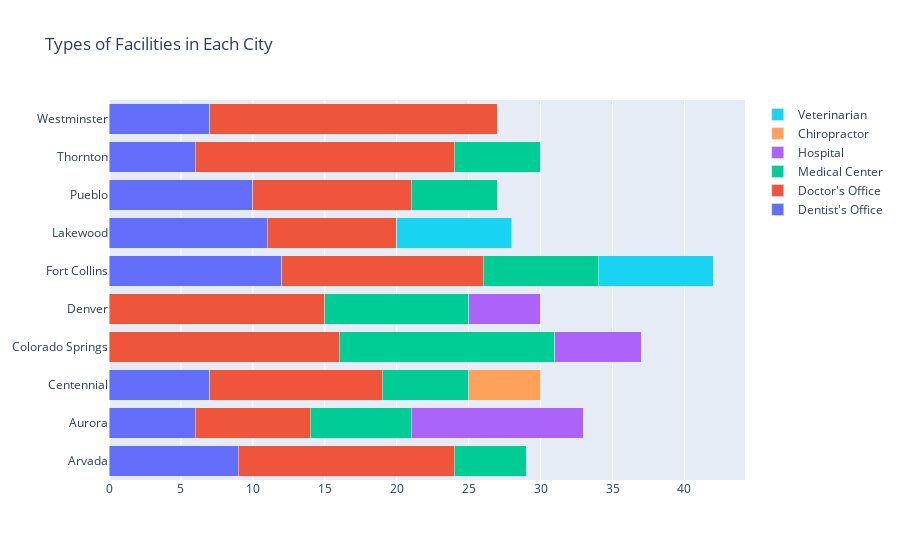

Write notebook code for a chart like this one.
### Markdown cell above
#### Graph of City Facility Types

### Code cell
fig2 = go.Figure()

for category in top_names:
    X = per_cat_df[category]
    cat_bar = go.Bar(y=all_cities, x=X, name=category, orientation='h') #not sure if need marker part

    fig2.add_trace(cat_bar)

fig2.update_layout(barmode='stack')
fig2.update_layout(title_text='Types of Facilities in Each City')
fig2.show()

### Figure 1 — Plotly figure (JSON) as saved in the notebook; plotly's stock layout.template omitted (floating-point values rounded to 4 significant figures)
{"data": [{"name": "Dentist's Office", "orientation": "h", "type": "bar", "x": [9, 6, 7, 0, 0, 12, 11, 10, 6, 7], "y": ["Arvada", "Aurora", "Centennial", "Colorado Springs", "Denver", "Fort Collins", "Lakewood", "Pueblo", "Thornton", "Westminster"]}, {"name": "Doctor's Office", "orientation": "h", "type": "bar", "x": [15, 8, 12, 16, 15, 14, 9, 11, 18, 20], "y": ["Arvada", "Aurora", "Centennial", "Colorado Springs", "Denver", "Fort Collins", "Lakewood", "Pueblo", "Thornton", "Westminster"]}, {"name": "Medical Center", "orientation": "h", "type": "bar", "x": [5, 7, 6, 15, 10, 8, 0, 6, 6, 0], "y": ["Arvada", "Aurora", "Centennial", "Colorado Springs", "Denver", "Fort Collins", "Lakewood", "Pueblo", "Thornton", "Westminster"]}, {"name": "Hospital", "orientation": "h", "type": "bar", "x": [0, 12, 0, 6, 5, 0, 0, 0, 0, 0], "y": ["Arvada", "Aurora", "Centennial", "Colorado Springs", "Denver", "Fort Collins", "Lakewood", "Pueblo", "Thornton", "Westminster"]}, {"name": "Chiropractor", "orientation": "h", "type": "bar", "x": [0, 0, 5, 0, 0, 0, 0, 0, 0, 0], "y": ["Arvada", "Aurora", "Centennial", "Colorado Springs", "Denver", "Fort Collins", "Lakewood", "Pueblo", "Thornton", "Westminster"]}, {"name": "Veterinarian", "orientation": "h", "type": "bar", "x": [0, 0, 0, 0, 0, 8, 8, 0, 0, 0], "y": ["Arvada", "Aurora", "Centennial", "Colorado Springs", "Denver", "Fort Collins", "Lakewood", "Pueblo", "Thornton", "Westminster"]}], "layout": {"barmode": "stack", "title": {"text": "Types of Facilities in Each City"}}}
